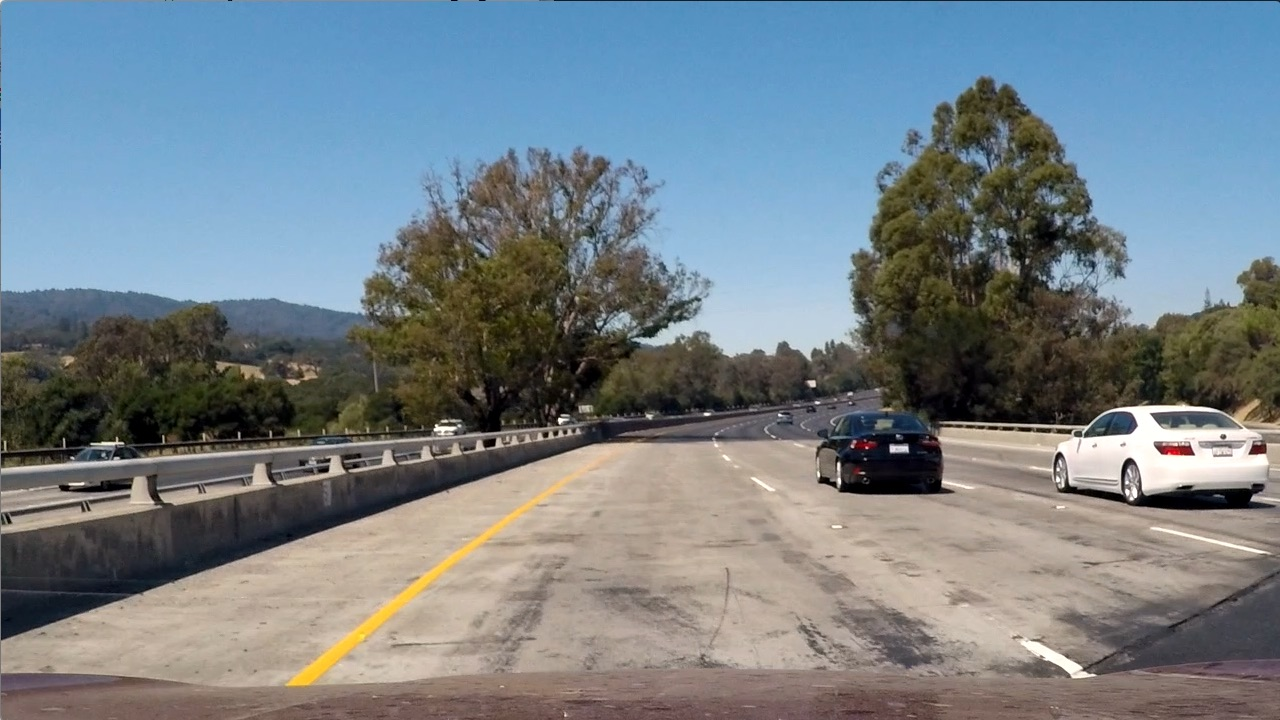
#> input picture test_images/test1.jpg, 1280 x 720 px
$ python threshold_image_creation.py   (older library calls are emulated)
#> lines starting #> are read from the running program, lines starting #| are printed output that depends on the picture; after the words box and inside, x2 and y2 are one past the last pixel; in counts of white or black regions, pixels touching at a corner belong together
import numpy as np
import glob
import cv2
import matplotlib.pyplot as plt
import matplotlib.image as mpimg
import pickle

mtx=pickle.load(open("mtx.p", "rb"))
#> (reads mtx.p from the repository)
dist=pickle.load(open("dist.p", "rb"))
#> (reads dist.p from the repository)
#> further down, image is the input picture: shape (720, 1280, 3); mean B, G, R 135.5, 128.7, 117.5

def undistort_image(img, mtx=mtx, dist=dist):
	undist = cv2.undistort(img, mtx, dist, None, mtx)
	return undist

def binary_image_creation(image, already_undistorted, s_thresh=(170,255), sx_thresh=(20,100)):
	if already_undistorted == False:
		undist = undistort_image(image)
		print("Lens distortion removed from image")
	else:
		undist = image
	img = np.copy(undist)

	#Convert to HLS colour space and isolate the L and S channels
	hls = cv2.cvtColor(img, cv2.COLOR_RGB2HLS)
#> hls: shape (720, 1280, 3); mean of channels 0, 1, 2 59.6, 128, 74
	l_channel = hls[:,:,1]
	s_channel = hls[:,:,2]
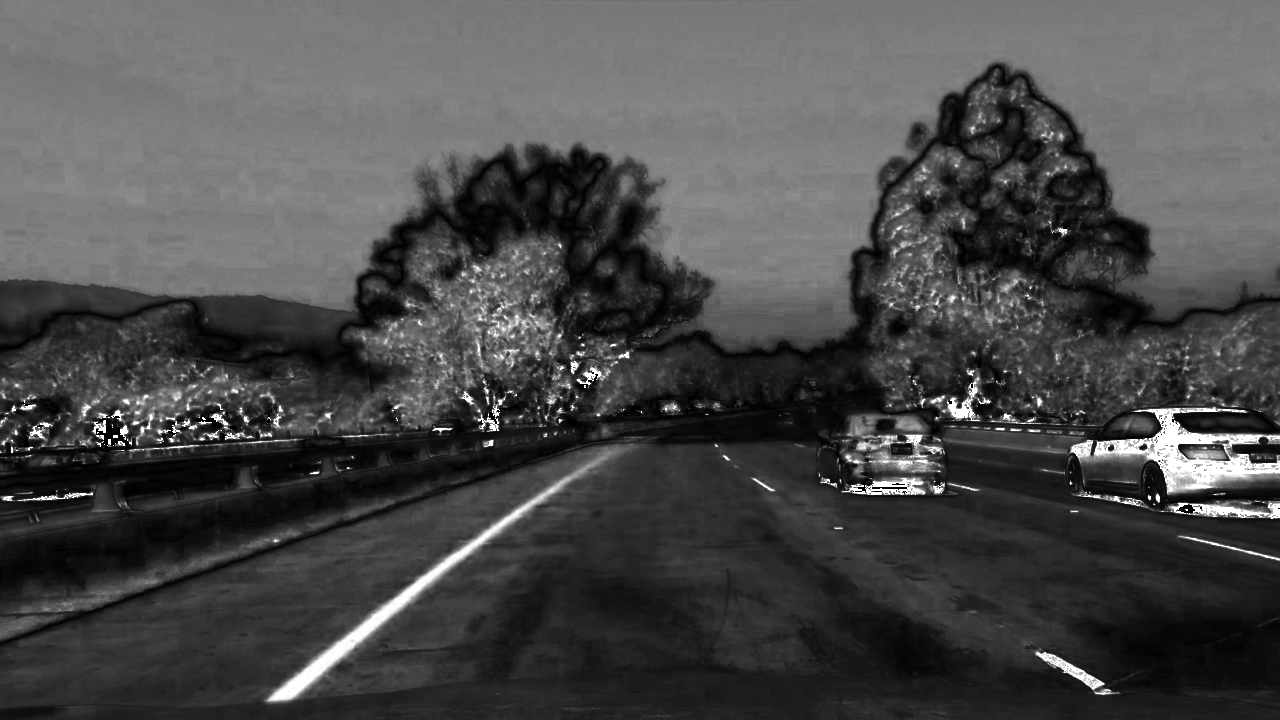
#> s_channel: shape (720, 1280); min 0, max 255, mean 74
	print("Image converted form RGB to HLS colour space")

	#Gradient thresholding is done on L channel
	sobelx = cv2.Sobel(l_channel, cv2.CV_64F, 1, 0) #Take hte derivative in x (better for detecting vertical structures e.g. lane lines)
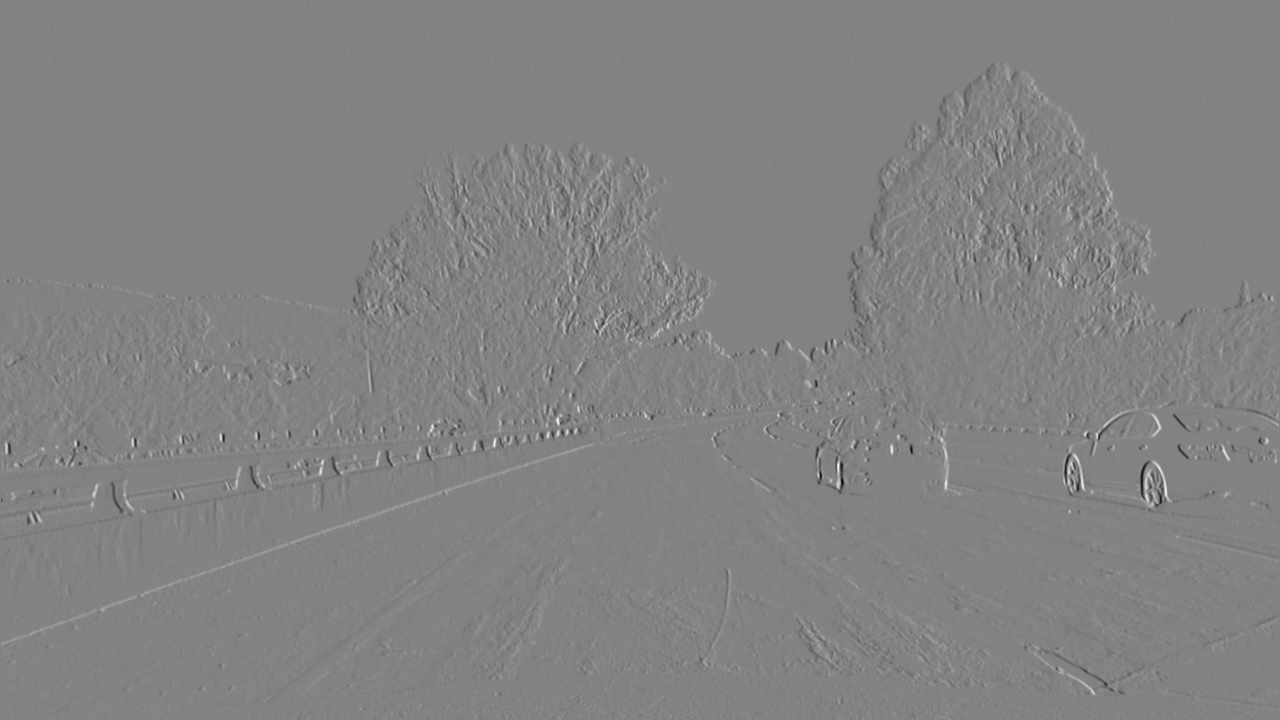
#> sobelx: shape (720, 1280) float64; min -801, max 760, mean 0.1; drawn with min black and max white
	abs_sobelx = np.absolute(sobelx) #Absolute x derivative accentuates lines away from horizontal
	scaled_sobel = np.uint8(255*abs_sobelx/np.max(abs_sobelx))

	#Threshold x gradient and map onto a copy of image that will be presented in one layer of final mask
	sxbinary = np.zeros_like(scaled_sobel)
	sxbinary[(scaled_sobel >= sx_thresh[0]) & (scaled_sobel <= sx_thresh[1])] = 1
	print("Gradient thresholding complete")

	#Threshold color channel is done on S channel and map onto a copy of image that will be presented in one layer of final mask
	s_binary = np.zeros_like(s_channel)
	s_binary[(s_channel >= s_thresh[0]) & (s_channel <= s_thresh[1])] = 1
	print("Colour thresholding complete")

	#Stack the different masks into different channels of an RGB image. This is just for visual effect.
	color_binary = np.dstack(( np.zeros_like(sxbinary), sxbinary, s_binary)) *255
	print("Thresholding results displayed in color_binary. Green shows gradient thresholding and blue shows colour thresholding.")

	#Stack the different masks into the same channel. This grayscale image is what we actually use
	overall_binary = cv2.cvtColor(color_binary, cv2.COLOR_RGB2GRAY)
	overall_binary[ overall_binary > 0] =255
	print("Grayscale mask created. Activated pixels show potential regions identified using EITHER gradient OR colour thresholding")

	return overall_binary, color_binary


image = cv2.imread('./test_images/test1.jpg')
image = cv2.cvtColor(image, cv2.COLOR_BGR2RGB)
print("test1 image loaded from disc")
thresh_gray, thresh_colour = binary_image_creation(image, already_undistorted = False)
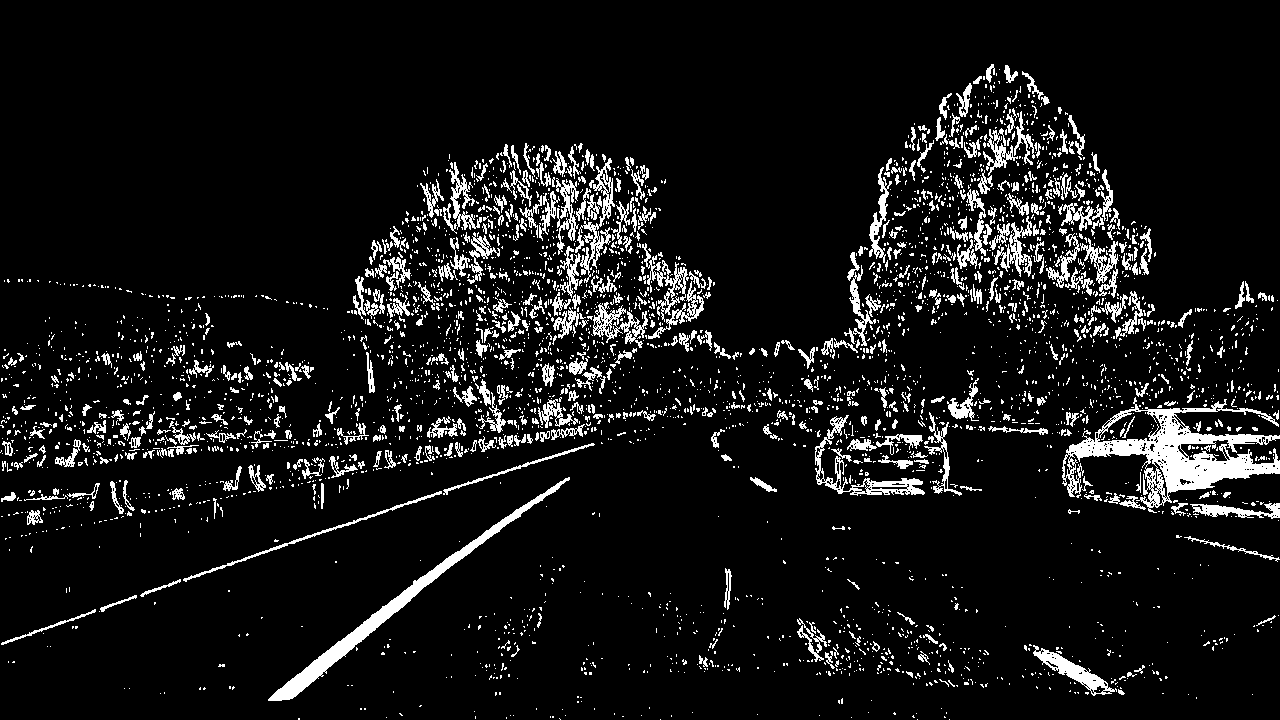
#> thresh_gray: shape (720, 1280); 8.4% white; 3996 white regions (3427 under 20 px), largest, box (x1, y1, x2, y2) and area: (1062, 397, 1280, 513) 7873, (268, 477, 570, 701) 3875, (815, 415, 925, 496) 1437
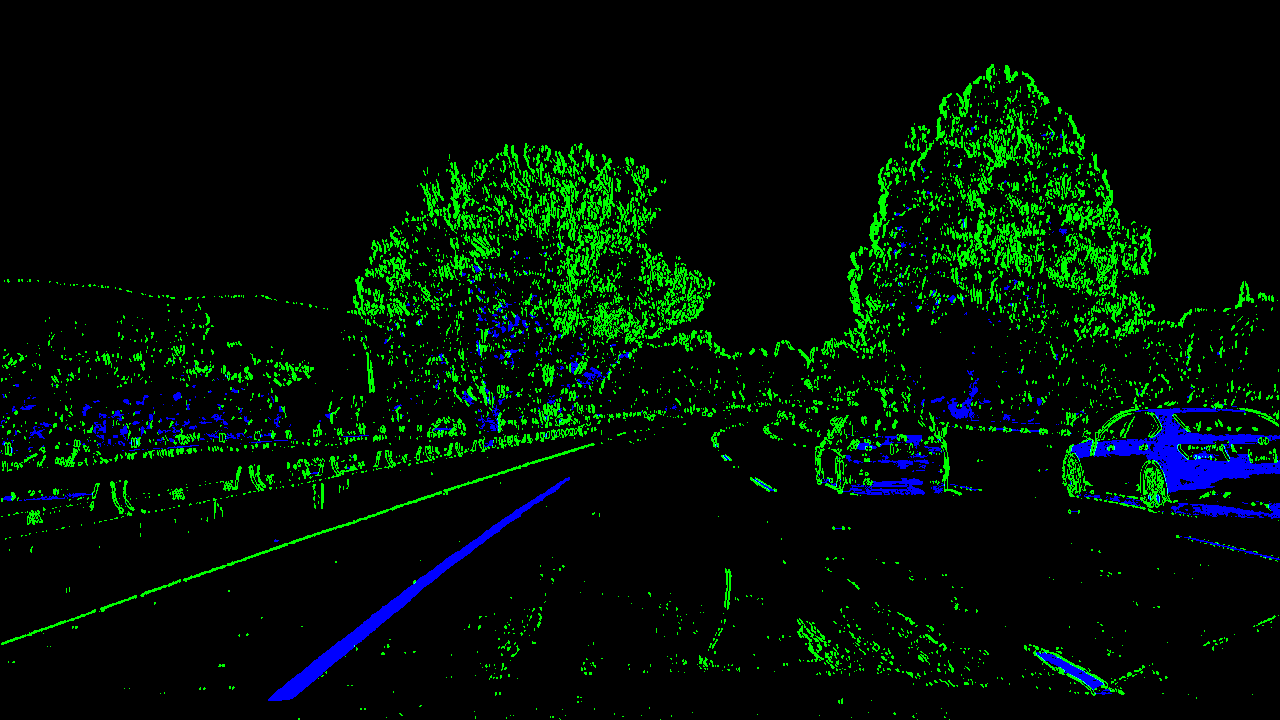
#> thresh_colour: shape (720, 1280, 3); mean R, G, B 0, 16.5, 5

#Plot original camera image (distorted) next to the calibrated (undistorted) image
f, (ax1, ax2, ax3) = plt.subplots(1, 3, figsize = (24, 9))
f.tight_layout()
ax1.imshow(image)
ax1.set_title('Original Image', fontsize = 50)
ax2.imshow(thresh_colour)
ax2.set_title('Thresholding', fontsize = 50)
ax3.imshow(thresh_gray, cmap='gray')
ax3.set_title('Lane Detection', fontsize = 50)
plt.subplots_adjust(left=0., right = 1, top=0.9, bottom=0.)
plt.savefig('test1_thresh.png')
plt.close()
print('You can observe the lane detection in test1_thresh.png')
